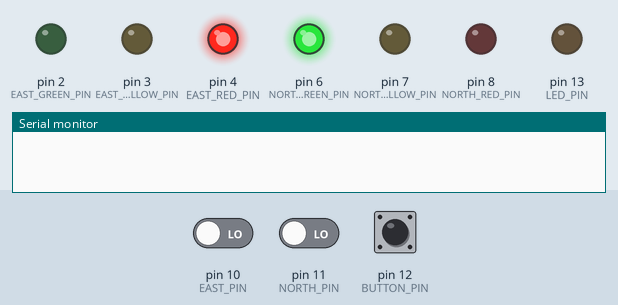
Bench run of a program on a simulated Arduino Uno, built with avr-gcc and run on an emulated ATmega328P. On the bench: output pins drawn as LEDs (lit = HIGH), the last lines printed to the serial monitor. Dashed ring = blinking. The test bench sets the inputs (shaded band); at power-on: pin 12 (BUTTON_PIN) LOW, pin 10 (EAST_PIN) LOW, pin 11 (NORTH_PIN) LOW.

Above: at 1.2 s.
1.3 s: pin 12 (BUTTON_PIN) pulled HIGH for 1 s
At 1.55 s:
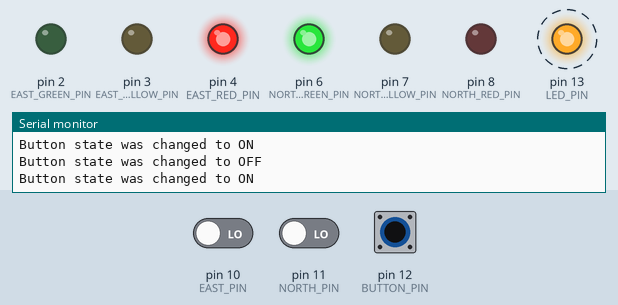
4.3 s: pin 10 (EAST_PIN) driven HIGH
At 5.9 s:
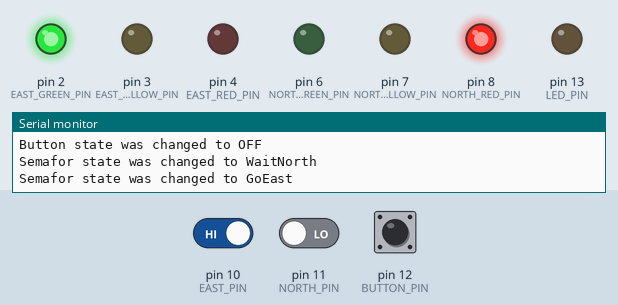
6.5 s: pin 11 (NORTH_PIN) driven HIGH
At 8.5 s:
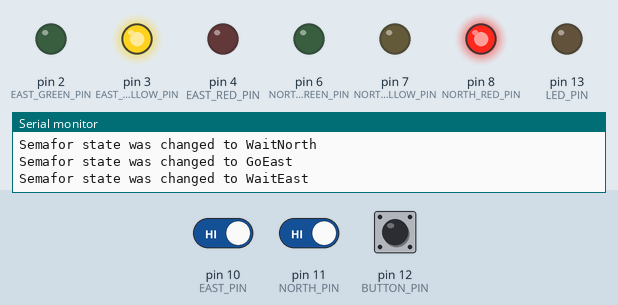
9.5 s: pin 12 (BUTTON_PIN) pulled HIGH for 3.2 s
At 12.8 s:
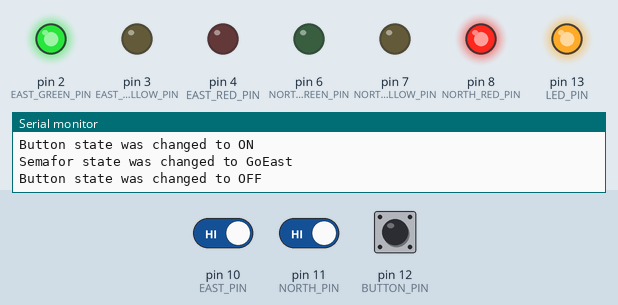
Timing chart, 0 to 17.6 s (numbered marks = the images above; inputs shaded):
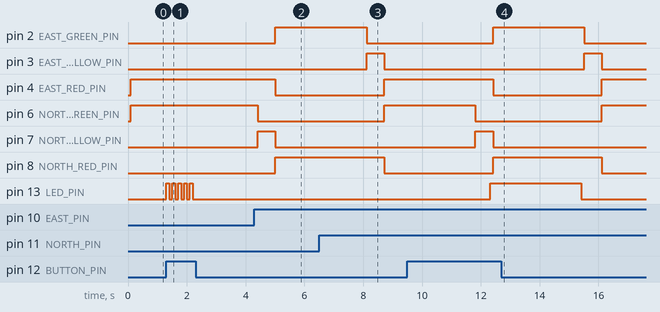

Measured:
- after the input at 1.3 s, pin 13 (LED_PIN): alternates HIGH for 0.10 s and LOW for 0.10 s, 10 changes in all, then stays LOW, starting at once
- after the input at 4.3 s, pin 2 (EAST_GREEN_PIN), pin 8 (NORTH_RED_PIN): LOW → HIGH after 0.71 s; pin 4 (EAST_RED_PIN): HIGH → LOW after 0.71 s; pin 6 (NORTH_GREEN_PIN): HIGH → LOW after 0.11 s; pin 7 (NORTH_YELLOW_PIN): LOW → HIGH after 0.11 s, → LOW 0.60 s later
- after the input at 6.5 s, pin 2 (EAST_GREEN_PIN): HIGH → LOW after 1.6 s; pin 3 (EAST_YELLOW_PIN): LOW → HIGH after 1.6 s, → LOW 0.60 s later; pin 4 (EAST_RED_PIN), pin 6 (NORTH_GREEN_PIN): LOW → HIGH after 2.2 s; pin 8 (NORTH_RED_PIN): HIGH → LOW after 2.2 s
- after the input at 9.5 s, pin 13 (LED_PIN): LOW → HIGH after 2.8 s, → LOW 3.1 s later

The program:

main.cpp
```cpp
#include <Arduino.h>

// BUTTON/LED

#define LED_PIN 13
#define BUTTON_PIN 12

#define LED_OFF_STATE 0
#define LED_ON_STATE 1

// SEMAFOR

#define NORTH_PIN 11
#define EAST_PIN 10
#define EAST_RED_PIN 4
#define EAST_YELLOW_PIN 3
#define EAST_GREEN_PIN 2
#define NORTH_RED_PIN 8
#define NORTH_YELLOW_PIN 7
#define NORTH_GREEN_PIN 6
#define goN 0
#define waitN 1
#define goE 2
#define waitE 3

// BUTTON/LED

struct State_Button
{
  unsigned long Out;
  unsigned long Time;
  unsigned long Next[2];
};
typedef const struct State_Button STyp_Button;

STyp_Button FSM_Button[2] = {
    {0, 10, {LED_OFF_STATE, LED_ON_STATE}},
    {1, 10, {LED_ON_STATE, LED_OFF_STATE}}};

int FSM_State_Button = LED_OFF_STATE;

int Old_State_Button = FSM_State_Button;

// SEMAFOR

struct State_Sem
{
  unsigned long Out;
  unsigned long Time;
  unsigned long Next[4];
};
typedef const struct State_Sem STyp_Sem;

STyp_Sem FSM_Sem[4] = {
    {0b100001, 3000, {goN, waitN, goN, waitN}},
    {0b100010, 500, {goE, goE, goE, goE}},
    {0b001100, 3000, {goE, goE, waitE, waitE}},
    {0b010100, 500, {goN, goN, goN, goN}}};

int FSM_State_Sem = goN;

int Old_State_Sem = FSM_State_Sem;

int GetInput()
{
  int northButton = digitalRead(NORTH_PIN);
  int eastButton = digitalRead(EAST_PIN);
  if (northButton && eastButton)
    return 0b11;
  else if (northButton)
    return 0b10;
  else if (eastButton)
    return 0b01;
  else
    return 0b00;
}

void SetOutput(int out)
{
  int ledState;
  ledState = (out & (1 << 5)) ? HIGH : LOW;
  digitalWrite(EAST_RED_PIN, ledState);
  ledState = (out & (1 << 4)) ? HIGH : LOW;
  digitalWrite(EAST_YELLOW_PIN, ledState);
  ledState = (out & (1 << 3)) ? HIGH : LOW;
  digitalWrite(EAST_GREEN_PIN, ledState);
  ledState = (out & (1 << 2)) ? HIGH : LOW;
  digitalWrite(NORTH_RED_PIN, ledState);
  ledState = (out & (1 << 1)) ? HIGH : LOW;
  digitalWrite(NORTH_YELLOW_PIN, ledState);
  ledState = (out & (1 << 0)) ? HIGH : LOW;
  digitalWrite(NORTH_GREEN_PIN, ledState);
}

void setup()
{

  Serial.begin(9600);

  pinMode(BUTTON_PIN, INPUT);

  pinMode(LED_PIN, OUTPUT);


  pinMode(NORTH_PIN, INPUT);
  pinMode(EAST_PIN, INPUT);

  pinMode(EAST_RED_PIN, OUTPUT);
  pinMode(EAST_YELLOW_PIN, OUTPUT);
  pinMode(EAST_GREEN_PIN, OUTPUT);
  pinMode(NORTH_RED_PIN, OUTPUT);
  pinMode(NORTH_YELLOW_PIN, OUTPUT);
  pinMode(NORTH_GREEN_PIN, OUTPUT);
}

void loop()
{

  //BUTTON/LED

  int output = FSM_Button[FSM_State_Button].Out;
  digitalWrite(LED_PIN, output);

  delay(FSM_Button[FSM_State_Button].Time * 10);

  int input = digitalRead(BUTTON_PIN);

  Old_State_Button = FSM_State_Button;

  FSM_State_Button = FSM_Button[FSM_State_Button].Next[input];

  String stringState_Button;

  if (FSM_State_Button)
    stringState_Button = "ON";
  else
    stringState_Button = "OFF";

  if (Old_State_Button != FSM_State_Button)
    Serial.println("Button state was changed to " + stringState_Button);

  //SEMAFOR

  output = FSM_Sem[FSM_State_Sem].Out;

  SetOutput(output);

  if (Old_State_Sem != FSM_State_Sem)
    delay(FSM_Sem[FSM_State_Sem].Time);

  input = GetInput();

  Old_State_Sem = FSM_State_Sem;

  FSM_State_Sem = FSM_Sem[FSM_State_Sem].Next[input];

  String stringState_Sem;

  if (FSM_State_Sem == goN)
    stringState_Sem = "GoNorth";
  else if (FSM_State_Sem == waitN)
    stringState_Sem = "WaitNorth";
  else if (FSM_State_Sem == goE)
    stringState_Sem = "GoEast";
  else if (FSM_State_Sem == waitE)
    stringState_Sem = "WaitEast";

  if (Old_State_Sem != FSM_State_Sem)
    Serial.println("Semafor state was changed to " + stringState_Sem);
}
```
